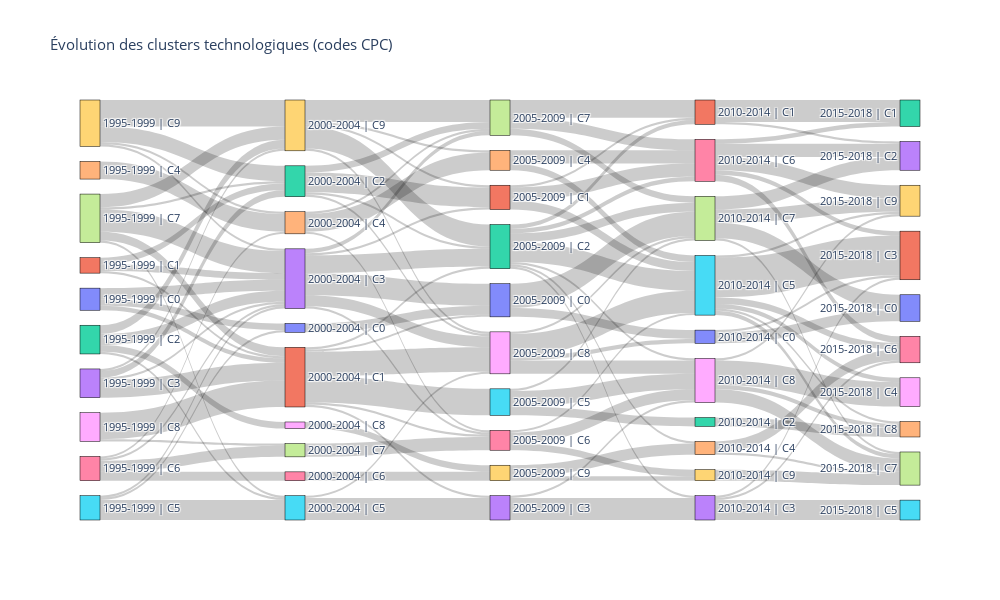

The cell this chart's notebook holds for it:
### Code cell
# Diagramme de Sankey

fig = go.Figure(
    data=[
        go.Sankey(
            node=dict(
                pad=15,
                thickness=20,
                line=dict(color="black", width=0.5),
                label=all_nodes
            ),
            link=dict(
                source=sources,
                target=targets,
                value=values
            )
        )
    ]
)

fig.update_layout(
    title="Évolution des clusters technologiques (codes CPC)",
    font_size=11,
    width=1000,
    height=600
)

fig.show()

### Figure 1 — Plotly figure (JSON) as saved in the notebook; plotly's stock layout.template omitted (floating-point values rounded to 4 significant figures)
{"data": [{"link": {"source": [0, 0, 0, 1, 1, 1, 2, 2, 2, 2, 3, 3, 3, 3, 4, 5, 5, 5, 6, 6, 6, 6, 7, 7, 7, 7, 7, 8, 8, 9, 9, 9, 9, 10, 11, 11, 11, 11, 11, 11, 12, 12, 12, 12, 13, 13, 13, 13, 13, 13, 14, 14, 14, 15, 15, 16, 17, 18, 19, 19, 19, 19, 19, 20, 20, 21, 21, 21, 22, 22, 22, 22, 22, 22, 22, 23, 23, 24, 24, 25, 25, 25, 26, 26, 26, 27, 27, 27, 28, 28, 28, 28, 29, 29, 30, 30, 31, 31, 32, 33, 33, 33, 34, 34, 35, 35, 35, 35, 35, 35, 36, 36, 36, 36, 36, 37, 37, 37, 37, 38, 38, 38, 38, 39], "target": [10, 11, 13, 11, 12, 13, 13, 15, 18, 19, 11, 12, 13, 19, 14, 10, 13, 15, 13, 14, 16, 17, 11, 12, 13, 15, 19, 11, 17, 12, 13, 14, 19, 20, 20, 22, 23, 25, 26, 28, 21, 22, 27, 28, 20, 21, 22, 26, 27, 28, 24, 26, 27, 23, 28, 29, 26, 29, 21, 22, 24, 27, 28, 30, 37, 31, 35, 36, 31, 33, 34, 35, 36, 37, 38, 33, 38, 35, 36, 32, 37, 38, 35, 38, 39, 31, 36, 37, 30, 35, 37, 38, 34, 39, 40, 41, 42, 43, 44, 41, 45, 46, 46, 47, 41, 48, 46, 47, 44, 49, 42, 43, 41, 46, 49, 40, 43, 47, 49, 48, 47, 44, 49, 47], "value": [3, 2, 5, 1, 3, 3, 5, 1, 3, 4, 8, 3, 1, 1, 8, 1, 1, 9, 1, 1, 4, 5, 4, 1, 10, 1, 6, 12, 1, 7, 1, 1, 12, 4, 1, 1, 1, 12, 1, 11, 9, 1, 3, 1, 10, 1, 8, 1, 2, 5, 8, 1, 1, 10, 1, 4, 6, 3, 1, 10, 1, 10, 1, 4, 11, 1, 4, 6, 2, 1, 1, 9, 2, 4, 1, 10, 1, 3, 6, 4, 1, 7, 1, 5, 3, 8, 5, 3, 2, 10, 1, 6, 5, 2, 5, 1, 10, 1, 4, 1, 9, 1, 5, 1, 18, 2, 3, 2, 1, 1, 2, 6, 2, 3, 6, 7, 6, 1, 6, 11, 6, 2, 1, 5]}, "node": {"label": ["1995-1999 | C0", "1995-1999 | C1", "1995-1999 | C2", "1995-1999 | C3", "1995-1999 | C4", "1995-1999 | C5", "1995-1999 | C6", "1995-1999 | C7", "1995-1999 | C8", "1995-1999 | C9", "2000-2004 | C0", "2000-2004 | C1", "2000-2004 | C2", "2000-2004 | C3", "2000-2004 | C4", "2000-2004 | C5", "2000-2004 | C6", "2000-2004 | C7", "2000-2004 | C8", "2000-2004 | C9", "2005-2009 | C0", "2005-2009 | C1", "2005-2009 | C2", "2005-2009 | C3", "2005-2009 | C4", "2005-2009 | C5", "2005-2009 | C6", "2005-2009 | C7", "2005-2009 | C8", "2005-2009 | C9", "2010-2014 | C0", "2010-2014 | C1", "2010-2014 | C2", "2010-2014 | C3", "2010-2014 | C4", "2010-2014 | C5", "2010-2014 | C6", "2010-2014 | C7", "2010-2014 | C8", "2010-2014 | C9", "2015-2018 | C0", "2015-2018 | C3", "2015-2018 | C1", "2015-2018 | C2", "2015-2018 | C8", "2015-2018 | C5", "2015-2018 | C6", "2015-2018 | C7", "2015-2018 | C4", "2015-2018 | C9"], "line": {"color": "black", "width": 0.5}, "pad": 15, "thickness": 20}, "type": "sankey"}], "layout": {"font": {"size": 11}, "height": 600, "title": {"text": "Évolution des clusters technologiques (codes CPC)"}, "width": 1000}}
